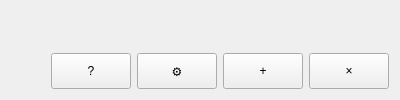
<?xml version="1.0" encoding="UTF-8"?>
<ui version="4.0">
 <class>RegTab</class>
 <widget class="QWidget" name="RegTab">
  <layout class="QVBoxLayout" name="verticalLayout">
   <item>
    <layout class="QHBoxLayout" name="topLayout">
     <item>
      <widget class="QWidget" name="formHost" native="true"/>
     </item>
     <item>
      <widget class="QWidget" name="metricsHost" native="true"/>
     </item>
    </layout>
   </item>
   <item>
    <layout class="QVBoxLayout" name="paramsLayout"/>
   </item>
   <item>
    <layout class="QHBoxLayout" name="buttonLayout">
     <item>
      <spacer name="buttonSpacer">
       <property name="orientation">
        <enum>Qt::Horizontal</enum>
       </property>
       <property name="sizeHint" stdset="0">
        <size>
         <width>40</width>
         <height>20</height>
        </size>
       </property>
      </spacer>
     </item>
     <item>
      <widget class="QPushButton" name="helpButton">
       <property name="objectName">
        <string notr="true">helpButton</string>
       </property>
       <property name="toolTip">
        <string>Справка</string>
       </property>
       <property name="text">
        <string>?</string>
       </property>
       <property name="minimumSize">
        <size>
         <width>36</width>
         <height>36</height>
        </size>
       </property>
      </widget>
     </item>
     <item>
      <widget class="QPushButton" name="settingsButton">
       <property name="objectName">
        <string notr="true">settingsButton</string>
       </property>
       <property name="toolTip">
        <string>Параметры моделирования</string>
       </property>
       <property name="text">
        <string>⚙</string>
       </property>
       <property name="minimumSize">
        <size>
         <width>36</width>
         <height>36</height>
        </size>
       </property>
      </widget>
     </item>
     <item>
      <widget class="QPushButton" name="addButton">
       <property name="objectName">
        <string notr="true">addButton</string>
       </property>
       <property name="toolTip">
        <string>Добавить</string>
       </property>
       <property name="text">
        <string>+</string>
       </property>
       <property name="minimumSize">
        <size>
         <width>36</width>
         <height>36</height>
        </size>
       </property>
      </widget>
     </item>
     <item>
      <widget class="QPushButton" name="clearButton">
       <property name="objectName">
        <string notr="true">clearButton</string>
       </property>
       <property name="toolTip">
        <string>Очистить</string>
       </property>
       <property name="text">
        <string>×</string>
       </property>
       <property name="minimumSize">
        <size>
         <width>36</width>
         <height>36</height>
        </size>
       </property>
      </widget>
     </item>
    </layout>
   </item>
   <item>
    <layout class="QHBoxLayout" name="chartsLayout"/>
   </item>
  </layout>
 </widget>
 <resources/>
 <connections/>
</ui>
